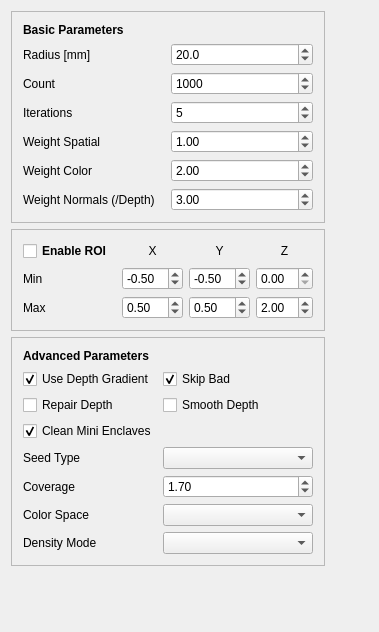
<?xml version="1.0" encoding="UTF-8"?>
<ui version="4.0">
 <class>WdgtDaspParametersClass</class>
 <widget class="QWidget" name="WdgtDaspParametersClass">
  <property name="geometry">
   <rect>
    <x>0</x>
    <y>0</y>
    <width>379</width>
    <height>632</height>
   </rect>
  </property>
  <property name="windowTitle">
   <string>DASP Parameters</string>
  </property>
  <layout class="QGridLayout" name="gridLayout">
   <item row="0" column="0">
    <widget class="QFrame" name="frame">
     <property name="frameShape">
      <enum>QFrame::StyledPanel</enum>
     </property>
     <property name="frameShadow">
      <enum>QFrame::Raised</enum>
     </property>
     <layout class="QGridLayout" name="gridLayout_2">
      <item row="0" column="0" colspan="2">
       <widget class="QLabel" name="label_8">
        <property name="font">
         <font>
          <weight>75</weight>
          <bold>true</bold>
         </font>
        </property>
        <property name="text">
         <string>Basic Parameters</string>
        </property>
       </widget>
      </item>
      <item row="9" column="0">
       <widget class="QLabel" name="label_3">
        <property name="text">
         <string>Iterations</string>
        </property>
       </widget>
      </item>
      <item row="9" column="1">
       <widget class="QSpinBox" name="spinBoxIterations">
        <property name="maximum">
         <number>100</number>
        </property>
        <property name="value">
         <number>5</number>
        </property>
       </widget>
      </item>
      <item row="12" column="0">
       <widget class="QLabel" name="label_4">
        <property name="text">
         <string>Weight Color</string>
        </property>
       </widget>
      </item>
      <item row="12" column="1">
       <widget class="QDoubleSpinBox" name="doubleSpinBoxWeightColor">
        <property name="maximum">
         <double>10.000000000000000</double>
        </property>
        <property name="singleStep">
         <double>0.100000000000000</double>
        </property>
        <property name="value">
         <double>2.000000000000000</double>
        </property>
       </widget>
      </item>
      <item row="7" column="1">
       <widget class="QDoubleSpinBox" name="doubleSpinBoxRadius">
        <property name="decimals">
         <number>1</number>
        </property>
        <property name="maximum">
         <double>1000.000000000000000</double>
        </property>
        <property name="singleStep">
         <double>1.000000000000000</double>
        </property>
        <property name="value">
         <double>20.000000000000000</double>
        </property>
       </widget>
      </item>
      <item row="7" column="0">
       <widget class="QLabel" name="label_5">
        <property name="text">
         <string>Radius [mm]</string>
        </property>
       </widget>
      </item>
      <item row="8" column="0">
       <widget class="QLabel" name="label_20">
        <property name="text">
         <string>Count</string>
        </property>
       </widget>
      </item>
      <item row="8" column="1">
       <widget class="QSpinBox" name="spinBoxSuperCount">
        <property name="maximum">
         <number>9999</number>
        </property>
        <property name="singleStep">
         <number>100</number>
        </property>
        <property name="value">
         <number>1000</number>
        </property>
       </widget>
      </item>
      <item row="11" column="0">
       <widget class="QLabel" name="label">
        <property name="text">
         <string>Weight Spatial</string>
        </property>
       </widget>
      </item>
      <item row="11" column="1">
       <widget class="QDoubleSpinBox" name="doubleSpinBoxWeightSpatial">
        <property name="maximum">
         <double>10.000000000000000</double>
        </property>
        <property name="singleStep">
         <double>0.100000000000000</double>
        </property>
        <property name="value">
         <double>1.000000000000000</double>
        </property>
       </widget>
      </item>
      <item row="14" column="0">
       <widget class="QLabel" name="label_7">
        <property name="text">
         <string>Weight Normals (/Depth)</string>
        </property>
       </widget>
      </item>
      <item row="14" column="1">
       <widget class="QDoubleSpinBox" name="doubleSpinBoxWeightNormal">
        <property name="maximum">
         <double>10.000000000000000</double>
        </property>
        <property name="singleStep">
         <double>0.100000000000000</double>
        </property>
        <property name="value">
         <double>3.000000000000000</double>
        </property>
       </widget>
      </item>
     </layout>
    </widget>
   </item>
   <item row="0" column="2">
    <spacer name="horizontalSpacer">
     <property name="orientation">
      <enum>Qt::Horizontal</enum>
     </property>
     <property name="sizeHint" stdset="0">
      <size>
       <width>40</width>
       <height>20</height>
      </size>
     </property>
    </spacer>
   </item>
   <item row="12" column="0">
    <spacer name="verticalSpacer">
     <property name="orientation">
      <enum>Qt::Vertical</enum>
     </property>
     <property name="sizeHint" stdset="0">
      <size>
       <width>20</width>
       <height>40</height>
      </size>
     </property>
    </spacer>
   </item>
   <item row="4" column="0">
    <widget class="QFrame" name="frame_3">
     <property name="frameShape">
      <enum>QFrame::StyledPanel</enum>
     </property>
     <property name="frameShadow">
      <enum>QFrame::Raised</enum>
     </property>
     <layout class="QGridLayout" name="gridLayout_4">
      <item row="1" column="1">
       <widget class="QCheckBox" name="checkBoxSkipBad">
        <property name="text">
         <string>Skip Bad</string>
        </property>
        <property name="checked">
         <bool>true</bool>
        </property>
       </widget>
      </item>
      <item row="8" column="0">
       <widget class="QLabel" name="label_16">
        <property name="text">
         <string>Density Mode</string>
        </property>
       </widget>
      </item>
      <item row="6" column="1">
       <widget class="QComboBox" name="comboBoxDaspColorSpace"/>
      </item>
      <item row="6" column="0">
       <widget class="QLabel" name="label_23">
        <property name="text">
         <string>Color Space</string>
        </property>
       </widget>
      </item>
      <item row="0" column="0" colspan="2">
       <widget class="QLabel" name="label_11">
        <property name="font">
         <font>
          <weight>75</weight>
          <bold>true</bold>
         </font>
        </property>
        <property name="text">
         <string>Advanced Parameters</string>
        </property>
       </widget>
      </item>
      <item row="2" column="0">
       <widget class="QCheckBox" name="checkBoxDaspRepairDepth">
        <property name="text">
         <string>Repair Depth</string>
        </property>
        <property name="checked">
         <bool>false</bool>
        </property>
       </widget>
      </item>
      <item row="3" column="0">
       <widget class="QCheckBox" name="checkBoxDaspConquerEnclaves">
        <property name="text">
         <string>Clean Mini Enclaves</string>
        </property>
        <property name="checked">
         <bool>true</bool>
        </property>
       </widget>
      </item>
      <item row="4" column="1">
       <widget class="QComboBox" name="comboBoxSeedType">
        <property name="minimumSize">
         <size>
          <width>150</width>
          <height>0</height>
         </size>
        </property>
        <property name="currentIndex">
         <number>-1</number>
        </property>
       </widget>
      </item>
      <item row="4" column="0">
       <widget class="QLabel" name="label_15">
        <property name="text">
         <string>Seed Type</string>
        </property>
       </widget>
      </item>
      <item row="5" column="1">
       <widget class="QDoubleSpinBox" name="doubleSpinBoxCoverage">
        <property name="maximum">
         <double>10.000000000000000</double>
        </property>
        <property name="singleStep">
         <double>0.100000000000000</double>
        </property>
        <property name="value">
         <double>1.700000000000000</double>
        </property>
       </widget>
      </item>
      <item row="2" column="1">
       <widget class="QCheckBox" name="checkBoxDaspSmoothDepth">
        <property name="text">
         <string>Smooth Depth</string>
        </property>
       </widget>
      </item>
      <item row="5" column="0">
       <widget class="QLabel" name="label_6">
        <property name="text">
         <string>Coverage</string>
        </property>
       </widget>
      </item>
      <item row="1" column="0">
       <widget class="QCheckBox" name="checkBoxGradientAdaptive">
        <property name="text">
         <string>Use Depth Gradient</string>
        </property>
        <property name="checked">
         <bool>true</bool>
        </property>
       </widget>
      </item>
      <item row="8" column="1">
       <widget class="QComboBox" name="comboBoxDensityMode"/>
      </item>
     </layout>
    </widget>
   </item>
   <item row="3" column="0">
    <widget class="QFrame" name="frame_2">
     <property name="frameShape">
      <enum>QFrame::StyledPanel</enum>
     </property>
     <property name="frameShadow">
      <enum>QFrame::Raised</enum>
     </property>
     <layout class="QGridLayout" name="gridLayout_3">
      <item row="2" column="2">
       <widget class="QDoubleSpinBox" name="doubleSpinBoxClipXMin">
        <property name="minimum">
         <double>-99.000000000000000</double>
        </property>
        <property name="singleStep">
         <double>0.100000000000000</double>
        </property>
        <property name="value">
         <double>-0.500000000000000</double>
        </property>
       </widget>
      </item>
      <item row="2" column="3">
       <widget class="QDoubleSpinBox" name="doubleSpinBoxClipYMin">
        <property name="minimum">
         <double>-99.000000000000000</double>
        </property>
        <property name="singleStep">
         <double>0.100000000000000</double>
        </property>
        <property name="value">
         <double>-0.500000000000000</double>
        </property>
       </widget>
      </item>
      <item row="2" column="4">
       <widget class="QDoubleSpinBox" name="doubleSpinBoxClipZMin">
        <property name="maximum">
         <double>99.000000000000000</double>
        </property>
        <property name="singleStep">
         <double>0.100000000000000</double>
        </property>
        <property name="value">
         <double>0.000000000000000</double>
        </property>
       </widget>
      </item>
      <item row="1" column="3">
       <widget class="QLabel" name="label_13">
        <property name="text">
         <string>Y</string>
        </property>
        <property name="alignment">
         <set>Qt::AlignCenter</set>
        </property>
       </widget>
      </item>
      <item row="3" column="0">
       <widget class="QLabel" name="label_10">
        <property name="text">
         <string>Max</string>
        </property>
       </widget>
      </item>
      <item row="3" column="2">
       <widget class="QDoubleSpinBox" name="doubleSpinBoxClipXMax">
        <property name="minimum">
         <double>-99.000000000000000</double>
        </property>
        <property name="singleStep">
         <double>0.100000000000000</double>
        </property>
        <property name="value">
         <double>0.500000000000000</double>
        </property>
       </widget>
      </item>
      <item row="3" column="3">
       <widget class="QDoubleSpinBox" name="doubleSpinBoxClipYMax">
        <property name="minimum">
         <double>-99.000000000000000</double>
        </property>
        <property name="singleStep">
         <double>0.100000000000000</double>
        </property>
        <property name="value">
         <double>0.500000000000000</double>
        </property>
       </widget>
      </item>
      <item row="3" column="4">
       <widget class="QDoubleSpinBox" name="doubleSpinBoxClipZMax">
        <property name="singleStep">
         <double>0.100000000000000</double>
        </property>
        <property name="value">
         <double>2.000000000000000</double>
        </property>
       </widget>
      </item>
      <item row="2" column="0">
       <widget class="QLabel" name="label_9">
        <property name="text">
         <string>Min</string>
        </property>
       </widget>
      </item>
      <item row="1" column="4">
       <widget class="QLabel" name="label_14">
        <property name="text">
         <string>Z</string>
        </property>
        <property name="alignment">
         <set>Qt::AlignCenter</set>
        </property>
       </widget>
      </item>
      <item row="1" column="2">
       <widget class="QLabel" name="label_12">
        <property name="text">
         <string>X</string>
        </property>
        <property name="alignment">
         <set>Qt::AlignCenter</set>
        </property>
       </widget>
      </item>
      <item row="1" column="0" colspan="2">
       <widget class="QCheckBox" name="checkBoxClipEnable">
        <property name="font">
         <font>
          <weight>75</weight>
          <bold>true</bold>
         </font>
        </property>
        <property name="text">
         <string>Enable ROI</string>
        </property>
       </widget>
      </item>
     </layout>
    </widget>
   </item>
  </layout>
 </widget>
 <layoutdefault spacing="6" margin="11"/>
 <resources/>
 <connections/>
</ui>
